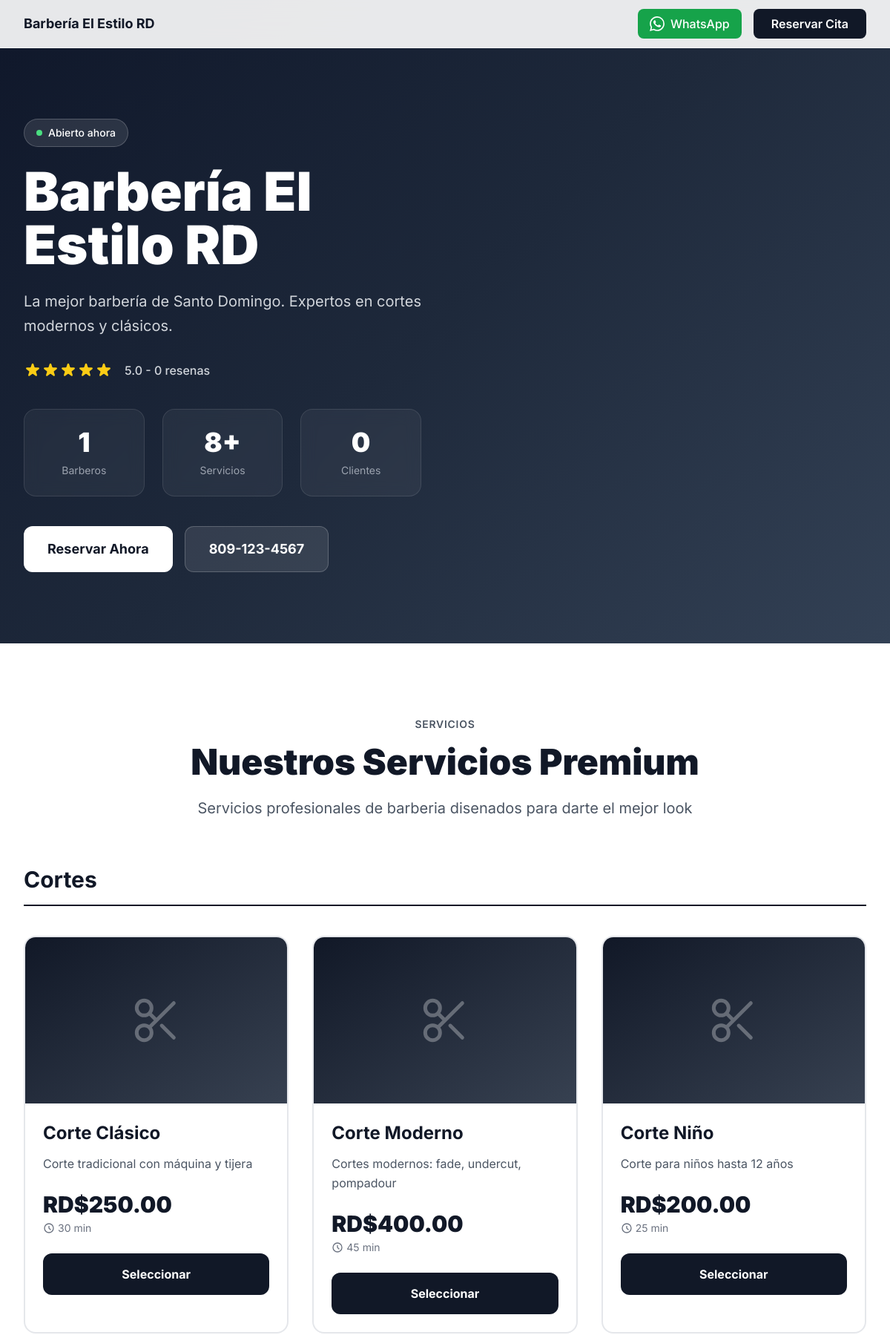
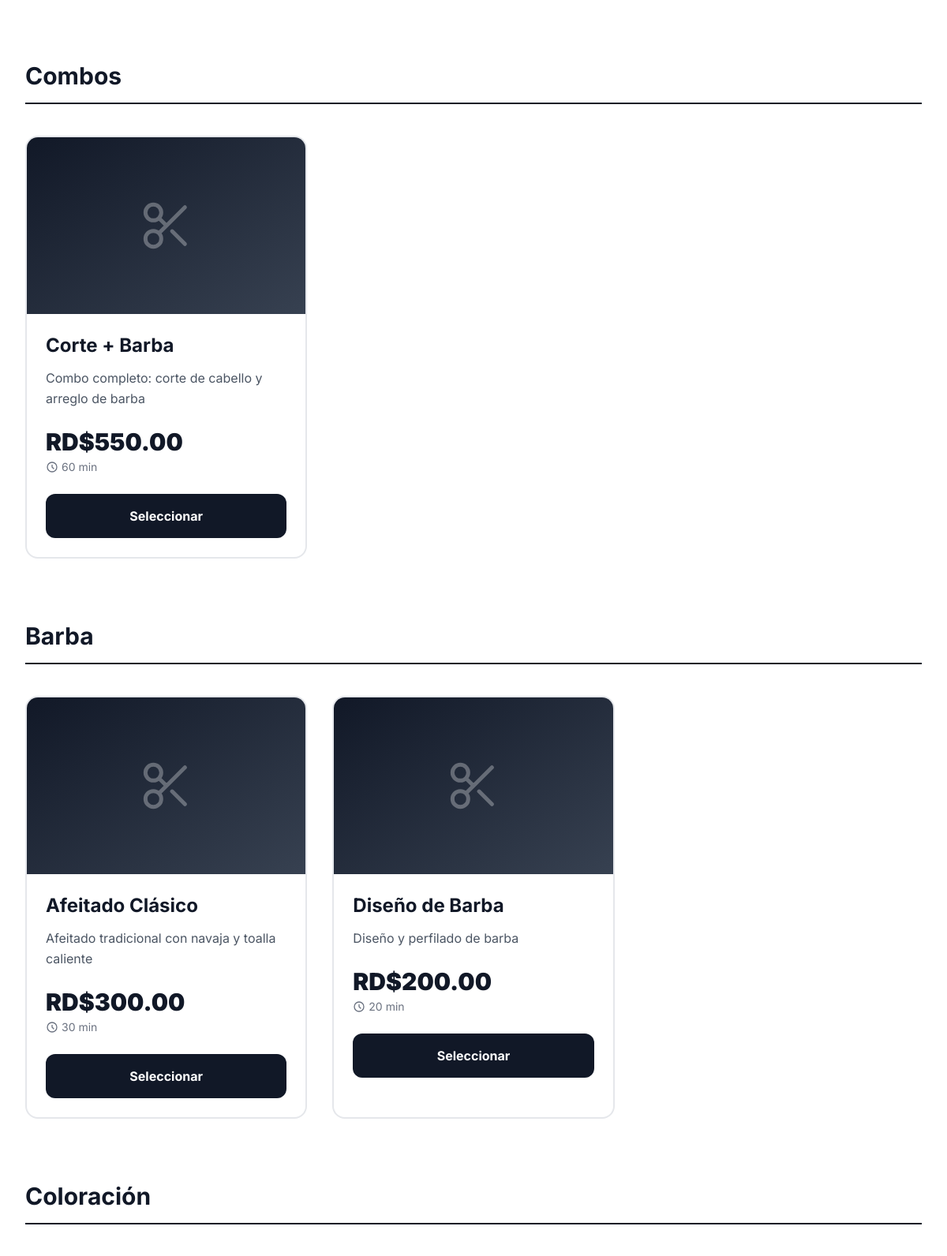
Screenshot of /public/booking.php?shop=estilo-rd (upper part) with the database file from the repository (2 pictures, top to bottom).
### tables this page shows
CREATE TABLE barbershops (
    id INT AUTO_INCREMENT PRIMARY KEY,
    license_id INT NOT NULL,
    owner_id INT NOT NULL,
    business_name VARCHAR(255) NOT NULL,
    slug VARCHAR(255) UNIQUE NOT NULL,
    description TEXT,
    logo VARCHAR(255),
    cover_image VARCHAR(255),
    phone VARCHAR(20),
    email VARCHAR(255),
    address TEXT,
    city VARCHAR(100),
    province VARCHAR(100),
    country VARCHAR(100) DEFAULT 'República Dominicana',
    latitude DECIMAL(10, 8),
    longitude DECIMAL(11, 8),
    rnc VARCHAR(20),
    website VARCHAR(255),
    facebook VARCHAR(255),
    instagram VARCHAR(255),
    tiktok VARCHAR(255),
    whatsapp VARCHAR(20),
    theme_color VARCHAR(7) DEFAULT '#1e40af',
    allow_online_booking BOOLEAN DEFAULT TRUE,
    advance_booking_days INT DEFAULT 30,
    cancellation_hours INT DEFAULT 24,
    status ENUM('active', 'inactive', 'suspended') DEFAULT 'active',
    created_at TIMESTAMP DEFAULT CURRENT_TIMESTAMP,
    updated_at TIMESTAMP DEFAULT CURRENT_TIMESTAMP ON UPDATE CURRENT_TIMESTAMP,
    FOREIGN KEY (license_id) REFERENCES licenses(id) ON DELETE RESTRICT,
    FOREIGN KEY (owner_id) REFERENCES users(id) ON DELETE RESTRICT,
    INDEX idx_slug (slug),
    INDEX idx_status (status),
    INDEX idx_city (city)
);

CREATE TABLE services (
    id INT AUTO_INCREMENT PRIMARY KEY,
    barbershop_id INT NOT NULL,
    name VARCHAR(255) NOT NULL,
    description TEXT,
    duration INT NOT NULL COMMENT 'Duración en minutos',
    price DECIMAL(10, 2) NOT NULL,
    image VARCHAR(255),
    category VARCHAR(100),
    is_active BOOLEAN DEFAULT TRUE,
    display_order INT DEFAULT 0,
    created_at TIMESTAMP DEFAULT CURRENT_TIMESTAMP,
    updated_at TIMESTAMP DEFAULT CURRENT_TIMESTAMP ON UPDATE CURRENT_TIMESTAMP,
    FOREIGN KEY (barbershop_id) REFERENCES barbershops(id) ON DELETE CASCADE,
    INDEX idx_barbershop (barbershop_id),
    INDEX idx_active (is_active)
);

### core/Database.php (called while the page is built, shortened)
<?php
class Database {
    private static $instance = null;
    private $connection;
    private function __construct() {
        try {
            $dsn = "mysql:host=" . DB_HOST . ";dbname=" . DB_NAME . ";charset=" . DB_CHARSET;
            $options = [
                PDO::ATTR_ERRMODE => PDO::ERRMODE_EXCEPTION,
                PDO::ATTR_DEFAULT_FETCH_MODE => PDO::FETCH_ASSOC,
                PDO::ATTR_EMULATE_PREPARES => false,
            ];
            $this->connection = new PDO($dsn, DB_USER, DB_PASS, $options);
        } catch (PDOException $e) {
            if (ENVIRONMENT === 'development') {
                die("Error de conexión: " . $e->getMessage());
            } else {
                die("Error de conexión a la base de datos");
            }
        }
    }
    public static function getInstance() {
        if (self::$instance === null) {
            self::$instance = new self();
        }
        return self::$instance;
    }
    public function query($sql, $params = []) {
        try {
            $stmt = $this->connection->prepare($sql);
            $stmt->execute($params);
            return $stmt;
        } catch (PDOException $e) {
            error_log("Database Query Error: " . $e->getMessage());
            throw $e;
        }
    }
    public function fetch($sql, $params = []) {
        return $this->query($sql, $params)->fetch();
    }
    public function fetchAll($sql, $params = []) {
        return $this->query($sql, $params)->fetchAll();
    }
}

### core/Helpers.php (called while the page is built, shortened)
<?php
function formatPrice($amount) {
    return 'RD$' . number_format($amount, 2, '.', ',');
}
function isLicenseActive($licenseId) {
    $db = Database::getInstance();
    $license = $db->fetch(
        "SELECT status, end_date FROM licenses WHERE id = ?",
        [$licenseId]
    );
    return $license['status'] === 'active' && strtotime($license['end_date']) >= time();
}

### public/booking.php (the view, shortened to what this page needs)
<?php
require_once BASE_PATH . '/core/Database.php';
require_once BASE_PATH . '/core/Helpers.php';
$slug = $_GET['shop'] ?? '';
$db = Database::getInstance();
$barbershop = $db->fetch("
    SELECT b.*, l.type as license_type, l.status as license_status
    FROM barbershops b
    JOIN licenses l ON b.license_id = l.id
    WHERE b.slug = ? AND b.status = 'active'
", [$slug]);
$barbers = $db->fetchAll("
    SELECT b.*, u.full_name, u.phone
    FROM barbers b
    JOIN users u ON b.user_id = u.id
    WHERE b.barbershop_id = ? AND b.status = 'active'
    ORDER BY b.is_featured DESC, b.rating DESC
", [$barbershop['id']]);
$services = $db->fetchAll("
    SELECT * FROM services
    WHERE barbershop_id = ? AND is_active = TRUE
    ORDER BY display_order ASC, name ASC
", [$barbershop['id']]);
$servicesByCategory = [];
foreach ($services as $service) {
    $category = $service['category'] ?? 'General';
    if (!isset($servicesByCategory[$category])) {
        $servicesByCategory[$category] = [];
    }
    $servicesByCategory[$category][] = $service;
}
$avgRating = $db->fetch("
    SELECT COALESCE(AVG(rating), 5.0) as avg_rating, COUNT(*) as total_reviews
    FROM reviews
    WHERE barbershop_id = ? AND is_verified = TRUE AND is_visible = TRUE
", [$barbershop['id']]);
?>
<!DOCTYPE html>
<html lang="es">
<head>
    <script src="https://cdn.tailwindcss.com"></script>
</head>
<body class="bg-white antialiased">
    <div x-data="bookingApp()">
        <nav class="fixed top-0 left-0 right-0 z-50 bg-white/90 backdrop-blur-lg border-b border-gray-100">
            <div class="max-w-7xl mx-auto px-4 sm:px-6 lg:px-8">
                <div class="flex justify-between items-center h-16">
                    <div class="flex items-center space-x-4">
                        <span class="font-bold text-gray-900 text-lg"><?php echo htmlspecialchars($barbershop['business_name']); ?></span>
                    </div>
                    <div class="flex items-center space-x-4">
                        <?php if ($barbershop['phone']): ?>
                        <a href="https://wa.me/1<?php echo preg_replace('/[^0-9]/', '', $barbershop['phone']); ?>?text=Hola,%20quiero%20reservar%20una%20cita"
                           target="_blank"
                           class="hidden sm:flex items-center px-4 py-2 bg-green-600 hover:bg-green-700 text-white rounded-lg font-medium transition">
                            WhatsApp
                        </a>
                        <?php endif; ?>
                        <button @click="showBookingModal = true"
                                class="px-6 py-2 bg-gray-900 hover:bg-gray-800 text-white rounded-lg font-semibold transition">
                            Reservar Cita
                        </button>
                    </div>
                </div>
            </div>
        </nav>
        <div class="pt-16 gradient-dark text-white">
            <div class="max-w-7xl mx-auto px-4 sm:px-6 lg:px-8 py-24">
                <div class="grid grid-cols-1 lg:grid-cols-2 gap-16 items-center">
                    <div>
                        <div class="inline-flex items-center px-4 py-2 bg-white/10 border border-white/20 rounded-full text-sm font-medium mb-6">
                            <span class="w-2 h-2 bg-green-400 rounded-full mr-2 animate-pulse"></span>
                            Abierto ahora
                        </div>
                        <h1 class="text-5xl md:text-7xl font-black mb-6 leading-tight">
                            <?php echo htmlspecialchars($barbershop['business_name']); ?>
                        </h1>
                        <p class="text-xl text-gray-300 mb-8 leading-relaxed">
                            <?php echo htmlspecialchars($barbershop['description'] ?? ''); ?>
                        </p>
                        <div class="flex items-center space-x-4 mb-10">
                            <div class="flex items-center">
                                <?php for ($i = 1; $i <= 5; $i++): ?>
                                    <svg class="w-6 h-6 <?php echo $i <= round($avgRating['avg_rating']) ? 'text-yellow-400' : 'text-gray-600'; ?> fill-current" viewBox="0 0 20 20">
                                        <path d="M9.049 2.927c.3-.921 1.603-.921 1.902 0l1.07 3.292a1 1 0 00.95.69h3.462c.969 0 1.371 1.24.588 1.81l-2.8 2.034a1 1 0 00-.364 1.118l1.07 3.292c.3.921-.755 1.688-1.54 1.118l-2.8-2.034a1 1 0 00-1.175 0l-2.8 2.034c-.784.57-1.838-.197-1.539-1.118l1.07-3.292a1 1 0 00-.364-1.118L2.98 8.72c-.783-.57-.38-1.81.588-1.81h3.461a1 1 0 00.951-.69l1.07-3.292z"/>
                                    </svg>
                                <?php endfor; ?>
                            </div>
                            <span class="text-gray-300 font-medium">
                                <?php echo number_format($avgRating['avg_rating'], 1); ?> - <?php echo $avgRating['total_reviews']; ?> resenas
                            </span>
                        </div>
                        <div class="grid grid-cols-3 gap-6 mb-10">
                            <div class="glass border border-white/10 rounded-2xl p-6 text-center">
                                <div class="text-4xl font-black mb-2"><?php echo count($barbers); ?></div>
                                <div class="text-sm text-gray-400">Barberos</div>
                            </div>
                            <div class="glass border border-white/10 rounded-2xl p-6 text-center">
                                <div class="text-4xl font-black mb-2"><?php echo count($services); ?>+</div>
                                <div class="text-sm text-gray-400">Servicios</div>
                            </div>
                            <div class="glass border border-white/10 rounded-2xl p-6 text-center">
                                <div class="text-4xl font-black mb-2"><?php echo $avgRating['total_reviews']; ?></div>
                                <div class="text-sm text-gray-400">Clientes</div>
                            </div>
                        </div>
                        <div class="flex flex-col sm:flex-row gap-4">
                            <button @click="showBookingModal = true"
                                    class="px-8 py-4 bg-white text-gray-900 rounded-xl font-bold text-lg hover:bg-gray-100 transition transform hover:scale-105">
                                Reservar Ahora
                            </button>
                            <?php if ($barbershop['phone']): ?>
                            <a href="tel:<?php echo htmlspecialchars($barbershop['phone']); ?>"
                               class="px-8 py-4 bg-white/10 hover:bg-white/20 border border-white/20 text-white rounded-xl font-bold text-lg transition transform hover:scale-105 text-center">
                                <?php echo htmlspecialchars($barbershop['phone']); ?>
                            </a>
                            <?php endif; ?>
                        </div>
                    </div>
                </div>
            </div>
        </div>
        <div class="py-24 bg-white">
            <div class="max-w-7xl mx-auto px-4 sm:px-6 lg:px-8">
                <div class="text-center mb-16">
                    <span class="text-gray-600 font-semibold tracking-wider uppercase text-sm">Servicios</span>
                    <h2 class="text-5xl font-black text-gray-900 mt-4 mb-6">Nuestros Servicios Premium</h2>
                    <p class="text-xl text-gray-600 max-w-2xl mx-auto">
                        Servicios profesionales de barberia disenados para darte el mejor look
                    </p>
                </div>
                <?php foreach ($servicesByCategory as $category => $categoryServices): ?>
                <div class="mb-20">
                    <h3 class="text-3xl font-bold text-gray-900 mb-10 pb-4 border-b-2 border-gray-900">
                        <?php echo htmlspecialchars($category); ?>
                    </h3>
                    <div class="grid grid-cols-1 md:grid-cols-2 lg:grid-cols-3 gap-8">
                        <?php foreach ($categoryServices as $service): ?>
                        <div class="service-card bg-white border-2 border-gray-200 rounded-2xl overflow-hidden hover:border-gray-900 hover:shadow-2xl">
                            <?php if ($service['image']): ?>
                                <div class="h-56 overflow-hidden">
                                    <img src="<?php echo asset($service['image']); ?>
" class="w-full h-full object-cover" alt="<?php echo htmlspecialchars($service['name']); ?>">
                                </div>
                            <?php else: ?>
                                <div class="h-56 bg-gradient-to-br from-gray-900 to-gray-700 flex items-center justify-center">
                                </div>
                            <?php endif; ?>
                            <div class="p-6">
                                <h4 class="text-2xl font-bold text-gray-900 mb-3">
                                    <?php echo htmlspecialchars($service['name']); ?>
                                </h4>
                                <p class="text-gray-600 mb-6 leading-relaxed">
                                    <?php echo htmlspecialchars($service['description'] ?? ''); ?>
                                </p>
                                <div class="flex items-end justify-between mb-6">
                                    <div>
                                        <div class="text-3xl font-black text-gray-900">
                                            <?php echo formatPrice($service['price']); ?>
                                        </div>
                                        <div class="flex items-center text-sm text-gray-500 mt-1">
                                            <svg class="w-4 h-4 mr-1" fill="none" stroke="currentColor" viewBox="0 0 24 24">
                                                <path stroke-linecap="round" stroke-linejoin="round" stroke-width="2" d="M12 8v4l3 3m6-3a9 9 0 11-18 0 9 9 0 0118 0z"/>
                                            </svg>
                                            <?php echo $service['duration']; ?> min
                                        </div>
                                    </div>
                                </div>
                                <button @click="selectService(<?php echo $service['id']; ?>)"
                                        class="w-full px-6 py-4 bg-gray-900 hover:bg-gray-800 text-white rounded-xl font-bold transition">
                                    Seleccionar
                                </button>
                            </div>
                        </div>
                        <?php endforeach; ?>
                    </div>
                </div>
                <?php endforeach; ?>
            </div>
        </div>
    </div>
</body>
</html>

### public/booking.php (style rules this page uses)
* { font-family: 'Inter', sans-serif; }
.gradient-dark { background: linear-gradient(135deg, #0f172a 0%, #1e293b 50%, #334155 100%); }
.glass { background: rgba(255, 255, 255, 0.05); backdrop-filter: blur(10px); }
.service-card { transition: all 0.4s cubic-bezier(0.4, 0, 0.2, 1); }

### rows the page displays
barbershops: business_name "Barbería El Estilo RD", description "La mejor barbería de Santo Domingo. Expertos en cortes modernos y clásicos.", phone "809-123-4567"
services: category "Cortes", name "Corte Niño", description "Corte para niños hasta 12 años", price "RD$200.00", duration "25"
services: name "Corte Clásico", description "Corte tradicional con máquina y tijera", price "RD$250.00", duration "30"
services: name "Corte Moderno", description "Cortes modernos: fade, undercut, pompadour", price "RD$400.00", duration "45"
services: name "Corte + Barba", description "Combo completo: corte de cabello y arreglo de barba", price "RD$550.00", duration "60"
services: name "Afeitado Clásico", description "Afeitado tradicional con navaja y toalla caliente", price "RD$300.00", duration "30"
services: name "Diseño de Barba", description "Diseño y perfilado de barba", price "RD$200.00", duration "20"

### other values shown
$avgRating['avg_rating'] "5.0"
$avgRating['total_reviews'] "0"
count($barbers) "1"
count($services) "8"
$category "Combos"
$category "Barba"
$category "Coloración"
